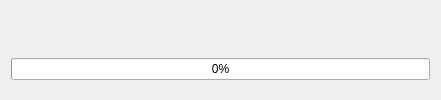
<?xml version="1.0" encoding="UTF-8"?>
<ui version="4.0">
 <class>DialogProcessing</class>
 <widget class="QDialog" name="DialogProcessing">
  <property name="geometry">
   <rect>
    <x>0</x>
    <y>0</y>
    <width>441</width>
    <height>100</height>
   </rect>
  </property>
  <property name="maximumSize">
   <size>
    <width>16777215</width>
    <height>100</height>
   </size>
  </property>
  <property name="windowTitle">
   <string>Dialog</string>
  </property>
  <layout class="QVBoxLayout" name="verticalLayout">
   <item>
    <spacer name="verticalSpacer">
     <property name="orientation">
      <enum>Qt::Vertical</enum>
     </property>
     <property name="sizeHint" stdset="0">
      <size>
       <width>20</width>
       <height>40</height>
      </size>
     </property>
    </spacer>
   </item>
   <item>
    <widget class="QWidget" name="widget" native="true">
     <layout class="QHBoxLayout" name="horizontalLayout">
      <item>
       <widget class="QLabel" name="process">
        <property name="sizePolicy">
         <sizepolicy hsizetype="Maximum" vsizetype="Preferred">
          <horstretch>0</horstretch>
          <verstretch>0</verstretch>
         </sizepolicy>
        </property>
        <property name="text">
         <string/>
        </property>
       </widget>
      </item>
      <item>
       <widget class="QLabel" name="value">
        <property name="text">
         <string/>
        </property>
       </widget>
      </item>
     </layout>
    </widget>
   </item>
   <item>
    <widget class="QProgressBar" name="progressBar">
     <property name="maximum">
      <number>10000</number>
     </property>
     <property name="value">
      <number>0</number>
     </property>
    </widget>
   </item>
   <item>
    <spacer name="verticalSpacer_2">
     <property name="orientation">
      <enum>Qt::Vertical</enum>
     </property>
     <property name="sizeHint" stdset="0">
      <size>
       <width>20</width>
       <height>40</height>
      </size>
     </property>
    </spacer>
   </item>
  </layout>
 </widget>
 <resources/>
 <connections/>
</ui>
